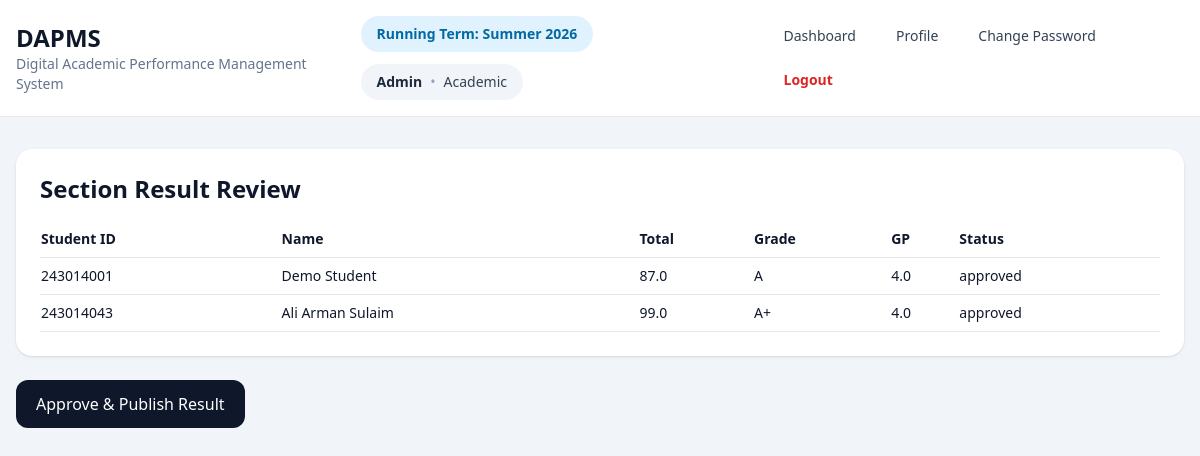
The page /admin/results/4 (signed in) on the database its author committed.
### tables this page shows
CREATE TABLE terms(
            id INTEGER PRIMARY KEY AUTOINCREMENT,
            name TEXT NOT NULL,
            start_date TEXT NOT NULL,
            end_date TEXT NOT NULL,
            status TEXT NOT NULL DEFAULT 'running'
        , semester TEXT, year INTEGER);

CREATE TABLE users(
            id INTEGER PRIMARY KEY AUTOINCREMENT,
            role TEXT NOT NULL,
            name TEXT NOT NULL,
            email TEXT NOT NULL UNIQUE,
            password_hash TEXT NOT NULL,
            department TEXT NOT NULL
        );

CREATE TABLE results(
                id INTEGER PRIMARY KEY AUTOINCREMENT,
                section_id INTEGER NOT NULL,
                enrollment_id INTEGER NOT NULL,
                total REAL NOT NULL DEFAULT 0,
                letter_grade TEXT NOT NULL DEFAULT 'F',
                grade_point REAL NOT NULL DEFAULT 0,
                status TEXT NOT NULL DEFAULT 'draft',
                teacher_submitted_at TEXT,
                admin_approved_at TEXT,
                published_at TEXT,
                UNIQUE(section_id, enrollment_id),
                FOREIGN KEY(section_id) REFERENCES sections(id) ON DELETE CASCADE,
                FOREIGN KEY(enrollment_id) REFERENCES enrollments(id) ON DELETE CASCADE
            );

CREATE TABLE students(
            user_id INTEGER PRIMARY KEY,
            student_id TEXT NOT NULL UNIQUE,
            admission_term TEXT NOT NULL,
            FOREIGN KEY(user_id) REFERENCES users(id) ON DELETE CASCADE
        );

### app/routes/admin.py (the view)
@bp.route('/results/<int:section_id>', methods=['GET', 'POST'])
@role_required('admin')
def result_detail(section_id):
    manager = _manager()
    if request.method == 'POST':
        manager.approve_section_results(section_id)
        flash('Result approved and published', 'success')
        return redirect(url_for('admin.result_detail', section_id=section_id))
    rows = manager.result_rows_for_section(section_id)
    return render_template('admin/result_detail.html', rows=rows, section_id=section_id)

### app/core/security.py (called while the page is built)
def load_user():
    user_id = session.get('user_id')
    if not user_id:
        g.user = None
        return
    g.user = get_db().execute('SELECT * FROM users WHERE id=?', (user_id,)).fetchone()

def role_required(*roles):
    def decorator(view):
        @wraps(view)
        def wrapped(*args, **kwargs):
            if session.get('role') not in roles:
                return redirect(url_for('auth.login'))
            return view(*args, **kwargs)
        return wrapped
    return decorator

### app/db.py (called while the page is built)
def get_db():
    if 'db' not in g:
        g.db = sqlite3.connect(current_app.config['DATABASE'])
        g.db.row_factory = sqlite3.Row
        g.db.execute('PRAGMA foreign_keys = ON')
    return g.db

### app/managers/admin_manager.py (called while the page is built)
    def result_rows_for_section(self, section_id: int):
        return self.db.execute('''SELECT results.*, users.name, students.student_id FROM results JOIN enrollments ON enrollments.id = results.enrollment_id JOIN users ON users.id = enrollments.student_user_id JOIN students ON students.user_id = users.id WHERE results.section_id=? ORDER BY students.student_id''', (section_id,)).fetchall()

### app/routes/admin.py (called while the page is built)
def _manager() -> AdminManager:
    return AdminManager(get_db())

### app/routes/auth.py (called while the page is built)
@bp.before_app_request
def before():
    load_user()

### app/templates/admin/result_detail.html
{% extends 'layout.html' %}
{% block content %}
<div class="space-y-6">
<div class="bg-white rounded-2xl shadow p-6">
  <h2 class="text-2xl font-bold mb-4">Section Result Review</h2>
  <div class="overflow-auto"><table class="w-full text-sm"><tr class="border-b"><th class="text-left py-2">Student ID</th><th class="text-left">Name</th><th class="text-left">Total</th><th class="text-left">Grade</th><th class="text-left">GP</th><th class="text-left">Status</th></tr>{% for r in rows %}<tr class="border-b"><td class="py-2">{{ r['student_id'] }}</td><td>{{ r['name'] }}</td><td>{{ r['total'] }}</td><td>{{ r['letter_grade'] }}</td><td>{{ r['grade_point'] }}</td><td>{{ r['status'] }}</td></tr>{% endfor %}</table></div>
</div>
<form method="post"><button class="bg-slate-900 text-white px-5 py-3 rounded-xl">Approve & Publish Result</button></form>
</div>
{% endblock %}

### app/templates/layout.html (shortened to what this page needs)
<!DOCTYPE html>
<html>
<head>
  <script src="https://cdn.tailwindcss.com"></script>
</head>
<body class="bg-slate-100 text-slate-900 min-h-screen">
  <nav class="bg-white border-b sticky top-0 z-20">
    <div class="max-w-7xl mx-auto px-4 py-4 flex justify-between items-center gap-4">
      <div>
        <h1 class="text-2xl font-bold">DAPMS</h1>
        <p class="text-sm text-slate-500">Digital Academic Performance Management System</p>
      </div>
     <div class="flex flex-col lg:flex-row lg:items-center lg:justify-between gap-4">
  <div class="flex flex-wrap items-center gap-3">
    {% if current_term %}
      <span class="inline-flex items-center px-4 py-2 rounded-full bg-sky-100 text-sky-700 text-sm font-semibold">
        Running Term: {{ current_term['name'] }}
      </span>
    {% endif %}
    {% if current_user %}
      <div class="inline-flex items-center px-4 py-2 rounded-full bg-slate-100 text-slate-700 text-sm">
        <span class="font-semibold text-slate-800">{{ current_user['name'] }}</span>
        {% if current_user['department'] %}
          <span class="mx-2 text-slate-400">•</span>
          <span>{{ current_user['department'] }}</span>
        {% endif %}
      </div>
    {% endif %}
  </div>
  <div class="flex flex-wrap items-center gap-2">
    {% if session.get('role') == 'admin' %}
      <a href="{{ url_for('admin.dashboard') }}"
         class="px-4 py-2 rounded-xl text-sm font-medium transition
         {% if request.endpoint == 'admin.dashboard' %}
           bg-sky-600 text-white font-bold shadow
         {% else %}
           text-slate-700 hover:bg-slate-100 hover:text-sky-700
         {% endif %}">
        Dashboard
      </a>
    {% endif %}
    {% if session.get('user_id') %}
      <a href="{{ url_for('auth.profile') }}"
         class="px-4 py-2 rounded-xl text-sm font-medium transition
         {% if request.endpoint == 'auth.profile' %}
           bg-sky-600 text-white font-bold shadow
         {% else %}
           text-slate-700 hover:bg-slate-100 hover:text-sky-700
         {% endif %}">
        Profile
      </a>
    {% endif %}
    {% if session.get('user_id') %}
      <a href="{{ url_for('auth.change_password') }}"
         class="px-4 py-2 rounded-xl text-sm font-medium transition
         {% if request.endpoint == 'auth.change_password' %}
           bg-sky-600 text-white font-bold shadow
         {% else %}
           text-slate-700 hover:bg-slate-100 hover:text-sky-700
         {% endif %}">
        Change Password
      </a>
    {% endif %}
    {% if session.get('user_id') %}
      <a href="{{ url_for('auth.logout') }}"
         class="px-4 py-2 rounded-xl text-sm font-semibold text-red-600 hover:bg-red-50 hover:text-red-700 transition">
        Logout
      </a>
    {% else %}
      <a href="{{ url_for('auth.forgot_password') }}"
         class="px-4 py-2 rounded-xl text-sm font-medium text-slate-700 hover:bg-slate-100 hover:text-sky-700 transition">
        Forgot Password
      </a>
    {% endif %}
  </div>
</div>
    </div>
  </nav>
  <div class="max-w-7xl mx-auto px-4 py-8">
    {% block content %}{% endblock %}
  </div>
</body>
</html>

### rows shown on the page
terms: name "Summer 2026"
users: name "Admin", department "Academic"
results: student_id "243014001", name "Demo Student", total "87.0", letter_grade "A", grade_point "4.0", status "approved"
results: student_id "243014043", name "Ali Arman Sulaim", total "99.0", letter_grade "A+", grade_point "4.0", status "approved"
